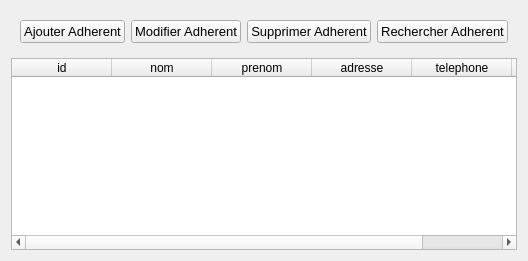
            <widget class="QWidget" name="Member">
             <layout class="QVBoxLayout" name="verticalLayout_22">
              <item>
               <widget class="QWidget" name="widget_8" native="true">
                <layout class="QHBoxLayout" name="horizontalLayout_9">
                 <item>
                  <widget class="QPushButton" name="pushButton_13">
                   <property name="font">
                    <font>
                     <pointsize>10</pointsize>
                    </font>
                   </property>
                   <property name="cursor">
                    <cursorShape>PointingHandCursor</cursorShape>
                   </property>
                   <property name="text">
                    <string>Ajouter Adherent</string>
                   </property>
                   <property name="icon">
                    <iconset resource="QSS/QSS_Resources.qrc">
                     <normaloff>:/icons/Icons/user-plus.png</normaloff>:/icons/Icons/user-plus.png</iconset>
                   </property>
                   <property name="iconSize">
                    <size>
                     <width>24</width>
                     <height>24</height>
                    </size>
                   </property>
                  </widget>
                 </item>
                 <item>
                  <widget class="QPushButton" name="pushButton_14">
                   <property name="font">
                    <font>
                     <pointsize>10</pointsize>
                    </font>
                   </property>
                   <property name="cursor">
                    <cursorShape>PointingHandCursor</cursorShape>
                   </property>
                   <property name="text">
                    <string>Modifier Adherent</string>
                   </property>
                   <property name="icon">
                    <iconset resource="QSS/QSS_Resources.qrc">
                     <normaloff>:/icons/Icons/user-check.png</normaloff>:/icons/Icons/user-check.png</iconset>
                   </property>
                   <property name="iconSize">
                    <size>
                     <width>24</width>
                     <height>24</height>
                    </size>
                   </property>
                  </widget>
                 </item>
                 <item>
                  <widget class="QPushButton" name="pushButton_15">
                   <property name="font">
                    <font>
                     <pointsize>10</pointsize>
                    </font>
                   </property>
                   <property name="cursor">
                    <cursorShape>PointingHandCursor</cursorShape>
                   </property>
                   <property name="text">
                    <string>Supprimer Adherent</string>
                   </property>
                   <property name="icon">
                    <iconset resource="QSS/QSS_Resources.qrc">
                     <normaloff>:/icons/Icons/user-minus.png</normaloff>:/icons/Icons/user-minus.png</iconset>
                   </property>
                   <property name="iconSize">
                    <size>
                     <width>24</width>
                     <height>24</height>
                    </size>
                   </property>
                  </widget>
                 </item>
                 <item>
                  <widget class="QPushButton" name="pushButton_16">
                   <property name="font">
                    <font>
                     <pointsize>10</pointsize>
                    </font>
                   </property>
                   <property name="cursor">
                    <cursorShape>PointingHandCursor</cursorShape>
                   </property>
                   <property name="text">
                    <string>Rechercher Adherent</string>
                   </property>
                   <property name="icon">
                    <iconset resource="QSS/QSS_Resources.qrc">
                     <normaloff>:/icons/Icons/users.png</normaloff>:/icons/Icons/users.png</iconset>
                   </property>
                   <property name="iconSize">
                    <size>
                     <width>24</width>
                     <height>24</height>
                    </size>
                   </property>
                  </widget>
                 </item>
                </layout>
               </widget>
              </item>
              <item>
               <widget class="QTableWidget" name="tableWidget_3">
                <column>
                 <property name="text">
                  <string>id</string>
                 </property>
                </column>
                <column>
                 <property name="text">
                  <string>nom</string>
                 </property>
                </column>
                <column>
                 <property name="text">
                  <string>prenom</string>
                 </property>
                </column>
                <column>
                 <property name="text">
                  <string>adresse</string>
                 </property>
                </column>
                <column>
                 <property name="text">
                  <string>telephone</string>
                 </property>
                </column>
                <column>
                 <property name="text">
                  <string>date d'inscription</string>
                 </property>
                </column>
               </widget>
              </item>
             </layout>
            </widget>
